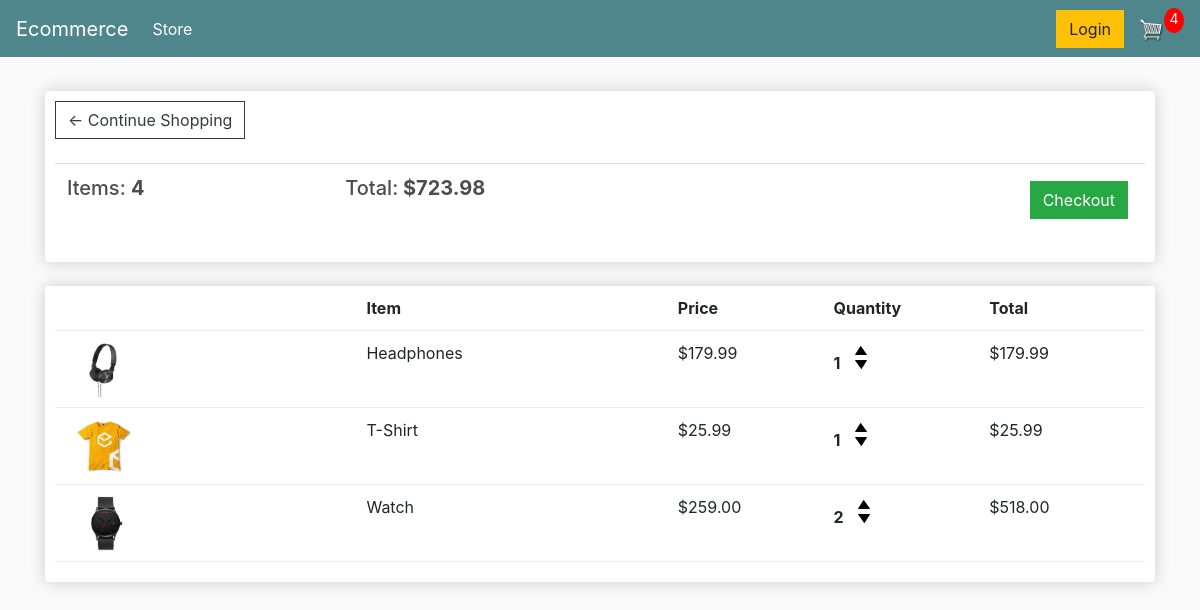
The app's page /cart/ (signed in), older data.
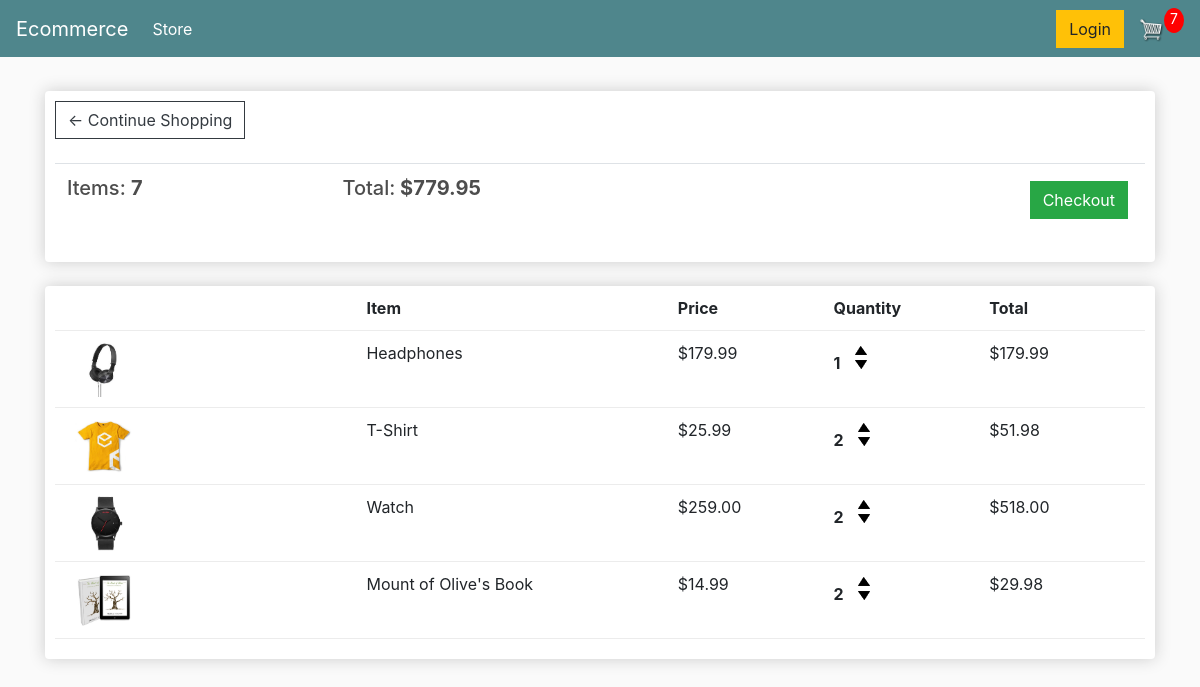
The same page, newer data.
### store/models.py (models this page shows, shortened)
class Order(models.Model):
	customer = models.ForeignKey(Customer, on_delete=models.SET_NULL, null=True, blank=True)
	date_ordered = models.DateTimeField(auto_now_add=True)
	complete = models.BooleanField(default=False)
	transaction_id = models.CharField(max_length=100, null=True)
	@property
	def get_cart_total(self):
		orderitems = self.orderitem_set.all()
		total = sum([item.get_total for item in orderitems])
		return total
	@property
	def get_cart_items(self):
		orderitems = self.orderitem_set.all()
		total = sum([item.quantity for item in orderitems])
		return total

class OrderItem(models.Model):
	product = models.ForeignKey(Product, on_delete=models.SET_NULL, null=True)
	order = models.ForeignKey(Order, on_delete=models.SET_NULL, null=True)
	quantity = models.IntegerField(default=0, null=True, blank=True)
	date_added = models.DateTimeField(auto_now_add=True)
	@property
	def get_total(self):
		total = self.product.price * self.quantity
		return total

class Product(models.Model):
	name = models.CharField(max_length=200)
	price = models.FloatField()
	digital = models.BooleanField(default=False,null=True, blank=True)
	image = models.ImageField(null=True, blank=True)
	@property
	def imageURL(self):
		try:
			url = self.image.url
		except:
			url = ''
		return url

### store/views.py (the view)
# urls.py: path('cart/', views.cart, name="cart"),
def cart(request):
	if request.user.is_authenticated:
		customer = request.user.customer
		order, created = Order.objects.get_or_create(customer=customer, complete=False)
		items = order.orderitem_set.all()
		cartItems = order.get_cart_items
	else:
		items = []
		order = {'get_cart_total':0, 'get_cart_items':0,'shipping': False}
		cartItems = order['get_cart_items']
	context = {'items':items, 'order':order,'cartItems':cartItems}
	return render(request, 'store/cart.html', context)

### store/templates/store/cart.html
{% extends 'store/main.html' %}
{% load static %}
{% block content %}
	<div class="row">
		<div class="col-lg-12">
			<div class="box-element">
				<a  class="btn btn-outline-dark" href="{% url 'store' %}">&#x2190; Continue Shopping</a>
				<br>
				<br>
				<table class="table">
					<tr>
						<th><h5>Items: <strong>{{order.get_cart_items}}</strong></h5></th>
						<th><h5>Total:<strong> ${{order.get_cart_total|floatformat:2}}</strong></h5></th>
						<th>
							<a  style="float:right; margin:5px;" class="btn btn-success" href="{% url 'checkout' %}">Checkout</a>
						</th>
					</tr>
				</table>
			</div>
			<br>
			<div class="box-element">
				<div class="cart-row">
					<div style="flex:2"></div>
					<div style="flex:2"><strong>Item</strong></div>
					<div style="flex:1"><strong>Price</strong></div>
					<div style="flex:1"><strong>Quantity</strong></div>
					<div style="flex:1"><strong>Total</strong></div>
				</div>
				{% for item in items %}
				<div class="cart-row">
					<div style="flex:2"><img class="row-image" src="{{item.product.imageURL}}"></div>
					<div style="flex:2"><p>{{item.product.name}}</p></div>
					<div style="flex:1"><p>${{item.product.price|floatformat:2}}</p></div>
					<div style="flex:1">
						<p class="quantity">{{item.quantity}}</p>
						<div class="quantity">
							<img data-product='{{ item.product.id }}' data-action='add' class="chg-quantity update-cart" src="{% static  'images/arrow-up.png' %}">
							<img data-product='{{ item.product.id }}' data-action='remove' class="chg-quantity update-cart" src="{% static  'images/arrow-down.png' %}">
						</div>
					</div>
					<div style="flex:1"><p>${{item.get_total|floatformat:2}}</p></div>
				</div>
				{% endfor %}
			</div>
		</div>
	</div>
{% endblock content %}

### store/templates/store/main.html (shortened to what this page needs)
<!DOCTYPE html>
{% load static %}
<html>
<head>
	<link rel="stylesheet" href="https://stackpath.bootstrapcdn.com/bootstrap/4.4.1/css/bootstrap.min.css">
	<link rel="stylesheet" type="text/css" href="{% static 'css/main.css' %}">
</head>
<body>
	<nav class="navbar navbar-expand-lg navbar-dark bg-dark">
	  <a class="navbar-brand" href="{% url 'store' %}">Ecommerce</a>
	  <div class="collapse navbar-collapse" id="navbarSupportedContent">
	    <ul class="navbar-nav mr-auto">
	      <li class="nav-item active">
	        <a class="nav-link" href="{% url 'store' %}">Store <span class="sr-only">(current)</span></a>
	      </li>
	    </ul>
	    <div class="form-inline my-2 my-lg-0">
	     	<a href="#"class="btn btn-warning">Login</a>
	     	<a href="{% url 'cart' %}">
	    		<img  id="cart-icon" src="{% static 'images/cart.png' %}">
	    	</a>
	    	<p id="cart-total">{{ cartItems }}</p>
	    </div>
	  </div>
	</nav>
     <div class="container">
            <br>
            {% block content %}
            {% endblock content %}
         </div>
</body>
</html>

### static/css/main.css (style rules this page uses)
body { background-color: hsl(0, 0%, 98%); }
h1,h2,h3,h4,h5,h6 { color:hsl(0, 0%, 30%); }
.box-element { box-shadow:hsl(0, 0%, 80%) 0 0 16px; background-color: #fff; border-radius: 4px; padding: 10px; }
.bg-dark { background-color: #4f868c!important; }
#cart-icon { width:25px; display: inline-block; margin-left: 15px; }
#cart-total { display: block; text-align: center; color:#fff; background-color: red; width: 20px; height: 25px; border-radius: 50%; font-size: 14px; }
.col-lg-4, .col-lg-6, .col-lg-8, .col-lg-12 { margin-top: 10px; }
.btn { border-radius: 0; }
.row-image { width: 100px; }
.cart-row { display: flex; align-items: flex-stretch; padding-bottom: 10px; margin-bottom: 10px; border-bottom: 1px solid #ececec; }
.quantity { display: inline-block; font-weight: 700; padding-right:10px; }
.chg-quantity { width: 12px; cursor: pointer; display: block; margin-top: 5px; transition:.1s; }

Row changes from the older to the newer data that the page shows:
changed through a linked row, Order: get_cart_items "4" → "7"; get_cart_total "723.98" → "779.95"
changed OrderItem "T-Shirt": quantity "1" → "2"; get_total "25.99" → "51.98"
added OrderItem: product.imageURL (picture), product.name "Mount of Olive's Book", product.price "14.99", quantity "2", get_total "29.98"
Text that changed along with them:
{{ cartItems }}: "4" → "7"
